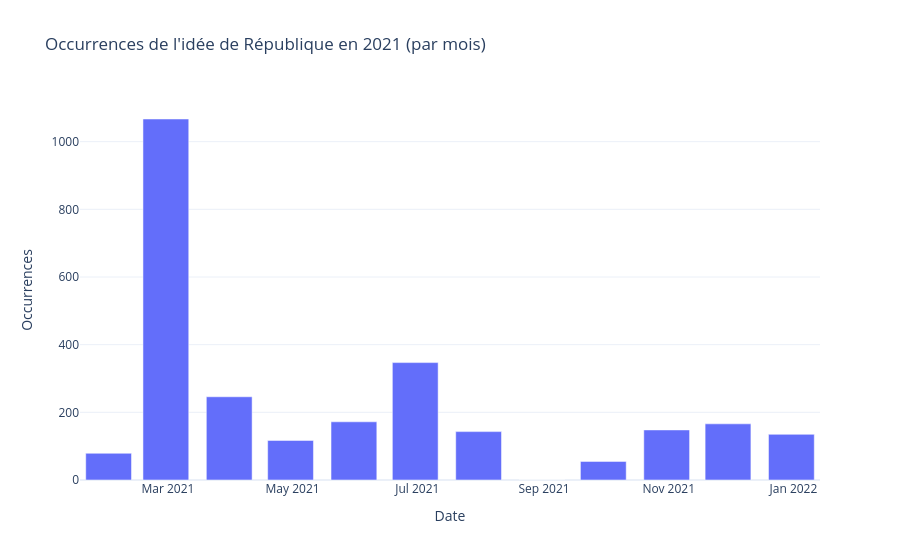

The notebook cell saved with this chart:
### Code cell
# Attention problème en x d'un décalage systématique de 1

# Choisir une année
annee = 2021

# Filtrer le DataFrame sur l'année choisie
df_annee = df[df["dateSeance_day"].dt.year == annee]

# Resampler par semaine uniquement pour cette année
df_monthly = df_annee.resample("M", on="dateSeance_day").size().reset_index()

# Tracer le graphique
fig_time = px.bar(
    df_monthly,
    x="dateSeance_day",
    y=0,
    title=f"Occurrences de l'idée de République en {annee} (par mois)",
    labels={"dateSeance_day": "Date", "0": "Occurrences"},
    template="plotly_white",
)

fig_time.update_layout(showlegend=False)

fig_time.show()

### Figure 1 — Plotly figure (JSON) as saved in the notebook; plotly's stock layout.template omitted (floating-point values rounded to 4 significant figures)
{"data": [{"alignmentgroup": "True", "hovertemplate": "Date=%{x}<br>Occurrences=%{y}<extra></extra>", "legendgroup": "", "marker": {"color": "#636efa", "pattern": {"shape": ""}}, "name": "", "offsetgroup": "", "orientation": "v", "showlegend": false, "textposition": "auto", "type": "bar", "x": ["2021-01-31T00:00:00", "2021-02-28T00:00:00", "2021-03-31T00:00:00", "2021-04-30T00:00:00", "2021-05-31T00:00:00", "2021-06-30T00:00:00", "2021-07-31T00:00:00", "2021-08-31T00:00:00", "2021-09-30T00:00:00", "2021-10-31T00:00:00", "2021-11-30T00:00:00", "2021-12-31T00:00:00"], "xaxis": "x", "y": [79, 1067, 246, 117, 172, 347, 143, 0, 55, 148, 166, 135], "yaxis": "y"}], "layout": {"barmode": "relative", "legend": {"tracegroupgap": 0}, "showlegend": false, "title": {"text": "Occurrences de l'idée de République en 2021 (par mois)"}, "xaxis": {"anchor": "y", "domain": [0, 1], "title": {"text": "Date"}}, "yaxis": {"anchor": "x", "domain": [0, 1], "title": {"text": "Occurrences"}}}}
